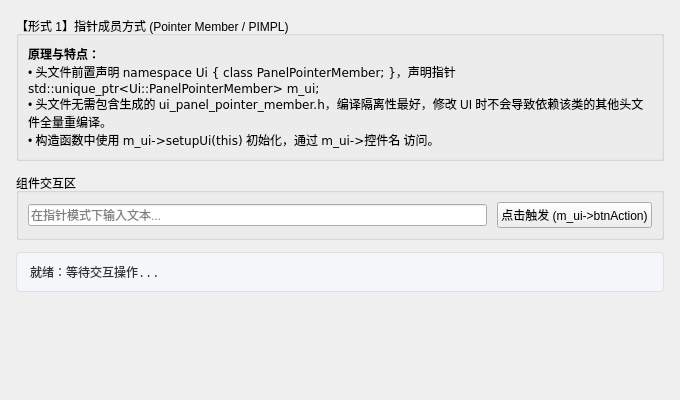
<?xml version="1.0" encoding="UTF-8"?>
<ui version="4.0">
 <class>PanelPointerMember</class>
 <widget class="QWidget" name="PanelPointerMember">
  <property name="geometry">
   <rect>
    <x>0</x>
    <y>0</y>
    <width>680</width>
    <height>400</height>
   </rect>
  </property>
  <layout class="QVBoxLayout" name="verticalLayout">
   <property name="spacing">
    <number>12</number>
   </property>
   <property name="leftMargin">
    <number>16</number>
   </property>
   <property name="topMargin">
    <number>16</number>
   </property>
   <property name="rightMargin">
    <number>16</number>
   </property>
   <property name="bottomMargin">
    <number>16</number>
   </property>
   <item>
    <widget class="QGroupBox" name="groupIntro">
     <property name="title">
      <string>【形式 1】指针成员方式 (Pointer Member / PIMPL)</string>
     </property>
     <layout class="QVBoxLayout" name="verticalLayoutIntro">
      <item>
       <widget class="QLabel" name="labelIntro">
        <property name="text">
         <string>&lt;b&gt;原理与特点：&lt;/b&gt;&lt;br&gt;
• 头文件前置声明 &lt;code&gt;namespace Ui { class PanelPointerMember; }&lt;/code&gt;，声明指针 &lt;code&gt;std::unique_ptr&amp;lt;Ui::PanelPointerMember&amp;gt; m_ui;&lt;/code&gt;&lt;br&gt;
• 头文件无需包含生成的 &lt;code&gt;ui_panel_pointer_member.h&lt;/code&gt;，编译隔离性最好，修改 UI 时不会导致依赖该类的其他头文件全量重编译。&lt;br&gt;
• 构造函数中使用 &lt;code&gt;m_ui-&amp;gt;setupUi(this)&lt;/code&gt; 初始化，通过 &lt;code&gt;m_ui-&amp;gt;控件名&lt;/code&gt; 访问。</string>
        </property>
        <property name="wordWrap">
         <bool>true</bool>
        </property>
       </widget>
      </item>
     </layout>
    </widget>
   </item>
   <item>
    <widget class="QGroupBox" name="groupInteractive">
     <property name="title">
      <string>组件交互区</string>
     </property>
     <layout class="QHBoxLayout" name="horizontalLayout">
      <property name="spacing">
       <number>10</number>
      </property>
      <item>
       <widget class="QLineEdit" name="editInput">
        <property name="placeholderText">
         <string>在指针模式下输入文本...</string>
        </property>
       </widget>
      </item>
      <item>
       <widget class="QPushButton" name="btnAction">
        <property name="text">
         <string>点击触发 (m_ui-&gt;btnAction)</string>
        </property>
       </widget>
      </item>
     </layout>
    </widget>
   </item>
   <item>
    <widget class="QLabel" name="labelResult">
     <property name="styleSheet">
      <string notr="true">QLabel { background: #f4f6f9; border: 1px solid #dcdfe6; padding: 10px; border-radius: 4px; color: #303133; font-family: Consolas; }</string>
     </property>
     <property name="text">
      <string>就绪：等待交互操作...</string>
     </property>
    </widget>
   </item>
   <item>
    <spacer name="verticalSpacer">
     <property name="orientation">
      <enum>Qt::Vertical</enum>
     </property>
     <property name="sizeHint" stdset="0">
      <size>
       <width>20</width>
       <height>40</height>
      </size>
     </property>
    </spacer>
   </item>
  </layout>
 </widget>
 <resources/>
 <connections/>
</ui>
